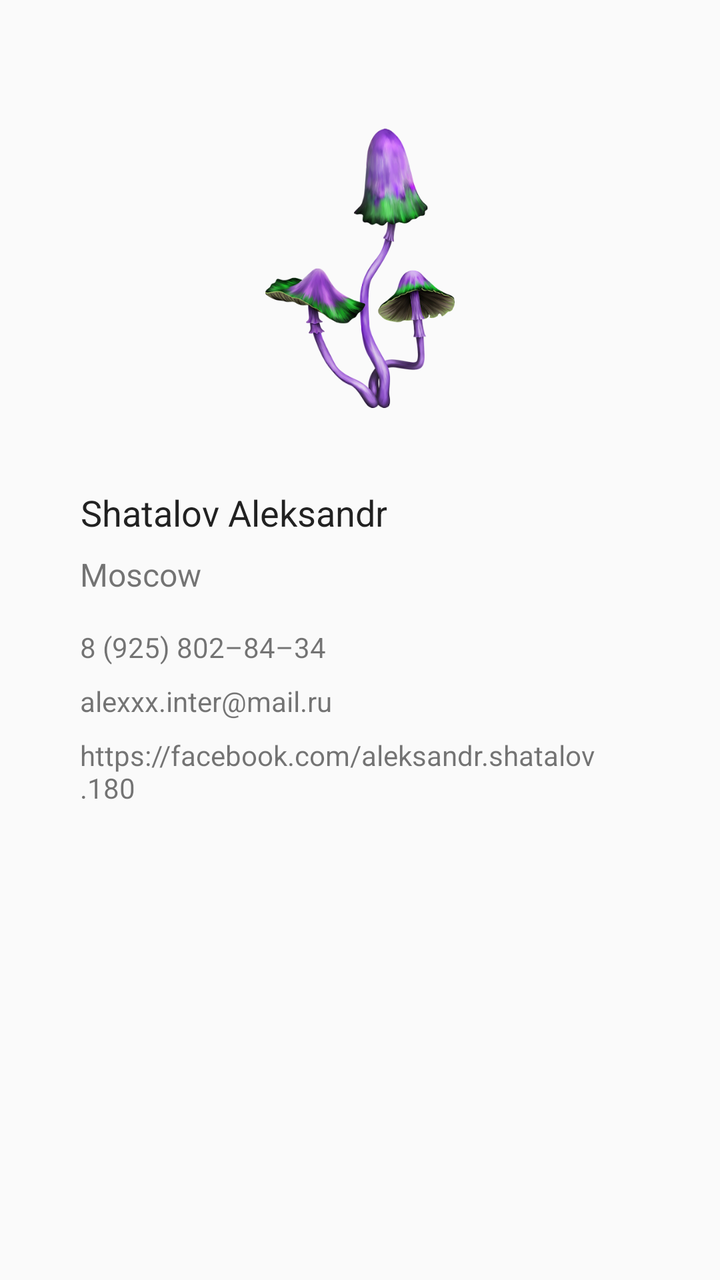
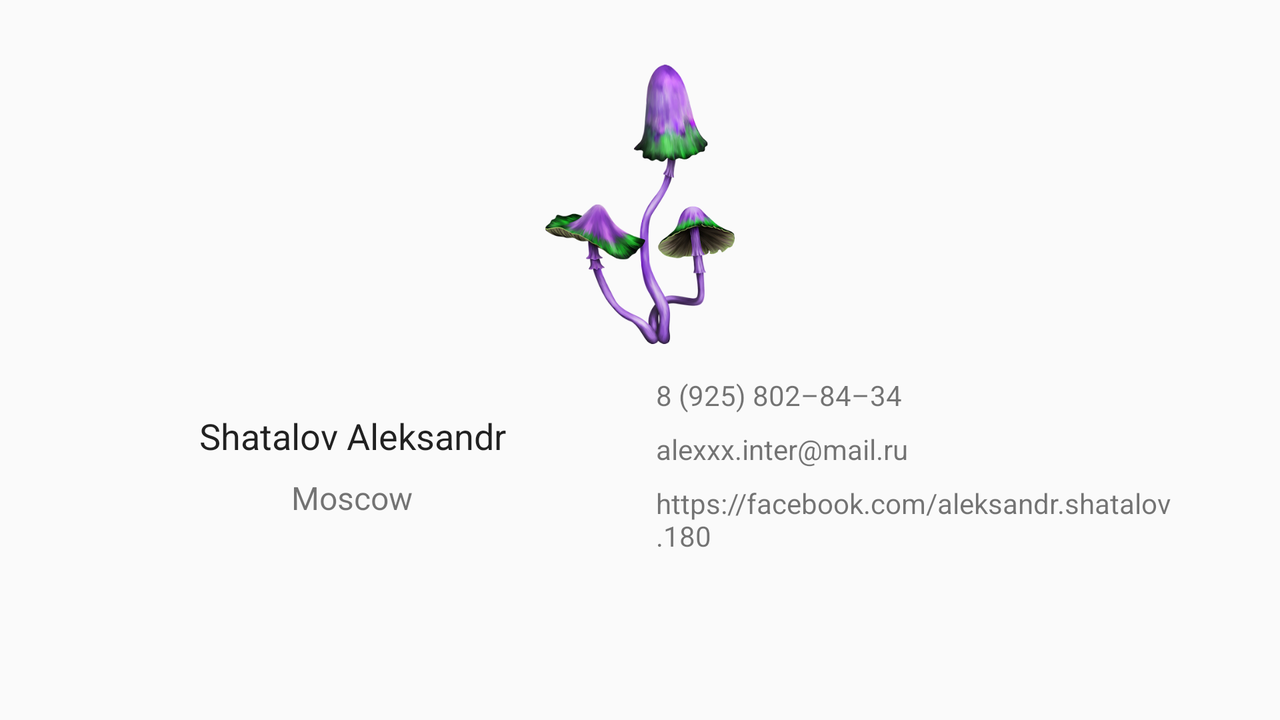

Compare how this app lays out the same screen by default and in its alternative resource folder. The renders come first, then the two layout files and the values they reference.
<!-- AndroidManifest.xml: application theme AppTheme -->
<!-- res/layout/fragment_contacts.xml -->
<android.support.v4.widget.NestedScrollView
    xmlns:android="http://schemas.android.com/apk/res/android"
    android:layout_width="match_parent"
    android:layout_height="match_parent"
    android:fillViewport="true">

    <LinearLayout
        xmlns:android="http://schemas.android.com/apk/res/android"
        xmlns:tools="http://schemas.android.com/tools"
        android:layout_width="match_parent"
        android:layout_height="match_parent"
        android:orientation="vertical"
        android:padding="32dp"
        tools:context="ru.ashhs.cardsdisplayingtask.presentation.contacts.ContactsFragment">

        <ImageView
            android:id="@+id/contactsImage"
            android:layout_width="match_parent"
            android:layout_height="140dp"
            android:layout_marginBottom="32dp"
            android:layout_marginEnd="32dp"
            android:layout_marginStart="32dp"
            android:layout_marginTop="32dp"
            android:contentDescription="@string/contacts_image_description"
            android:src="@drawable/mushrooms"/>

        <TextView
            android:id="@+id/contactsName"
            android:layout_width="wrap_content"
            android:layout_height="wrap_content"
            android:layout_marginEnd="8dp"
            android:layout_marginStart="8dp"
            android:layout_marginTop="8dp"
            android:text="@string/contacts_name"
            android:textAlignment="center"
            android:textColor="?android:attr/textColorPrimary"
            android:textSize="18sp"/>

        <TextView
            android:id="@+id/contactsCity"
            android:layout_width="wrap_content"
            android:layout_height="wrap_content"
            android:layout_marginBottom="8dp"
            android:layout_marginEnd="8dp"
            android:layout_marginStart="8dp"
            android:layout_marginTop="8dp"
            android:text="@string/contacts_city"
            android:textAlignment="center"
            android:textSize="16sp"/>

        <TextView
            android:id="@+id/contactsPhone"
            android:layout_width="wrap_content"
            android:layout_height="wrap_content"
            android:layout_marginEnd="8dp"
            android:layout_marginStart="8dp"
            android:layout_marginTop="8dp"
            android:text="@string/contacts_phone"/>

        <TextView
            android:id="@+id/contactsEmail"
            android:layout_width="wrap_content"
            android:layout_height="wrap_content"
            android:layout_marginEnd="8dp"
            android:layout_marginStart="8dp"
            android:layout_marginTop="8dp"
            android:text="@string/contacts_email"/>

        <TextView
            android:id="@+id/contactsWebsite"
            android:layout_width="wrap_content"
            android:layout_height="wrap_content"
            android:layout_marginBottom="8dp"
            android:layout_marginEnd="8dp"
            android:layout_marginStart="8dp"
            android:layout_marginTop="8dp"
            android:text="@string/contacts_website"/>

    </LinearLayout>
</android.support.v4.widget.NestedScrollView>
<!-- resources referenced by this layout -->
<resources>
  <!-- drawable mushrooms: png bitmap (drawable, 175332 bytes) -->
  <string name="contacts_city">Moscow</string>
  <string name="contacts_email">alexxx.inter@mail.ru</string>
  <string name="contacts_image_description">Mushrooms</string>
  <string name="contacts_name">Shatalov Aleksandr</string>
  <string name="contacts_phone">8 (925) 802–84–34</string>
  <string name="contacts_website">https://facebook.com/aleksandr.shatalov.180</string>
  <style name="AppTheme" parent="Theme.AppCompat.Light.DarkActionBar">
          
          <item name="colorPrimary">@color/colorPrimary</item>
          <item name="colorPrimaryDark">@color/colorPrimaryDark</item>
          <item name="colorAccent">@color/colorAccent</item>
          <item name="colorButtonNormal">@color/colorSecondary</item>
      </style>
  <color name="colorPrimary">#aa00ff</color>
  <color name="colorPrimaryDark">#7200ca</color>
  <color name="colorAccent">#40c4ff</color>
  <color name="colorSecondary">#40c4ff</color>
</resources>
<!-- res/layout-land/fragment_contacts.xml (the repository's variant of the layout above) -->
<!-- drawn on the phone turned sideways -->
<android.support.v4.widget.NestedScrollView
    xmlns:android="http://schemas.android.com/apk/res/android"
    android:layout_width="match_parent"
    android:layout_height="match_parent"
    android:fillViewport="true">

    <LinearLayout
        xmlns:android="http://schemas.android.com/apk/res/android"
        xmlns:app="http://schemas.android.com/apk/res-auto"
        xmlns:tools="http://schemas.android.com/tools"
        android:layout_width="match_parent"
        android:layout_height="match_parent"
        android:orientation="vertical"
        android:padding="32dp"
        tools:context="ru.ashhs.cardsdisplayingtask.presentation.contacts.ContactsFragment">

        <ImageView
            android:id="@+id/contactsImage"
            android:layout_width="match_parent"
            android:layout_height="140dp"
            android:layout_marginEnd="32dp"
            android:layout_marginStart="32dp"
            android:contentDescription="@string/contacts_image_description"
            android:src="@drawable/mushrooms"/>

        <android.support.constraint.ConstraintLayout
            android:layout_width="match_parent"
            android:layout_height="wrap_content"
            android:layout_marginTop="8dp">

            <TextView
                android:id="@+id/contactsName"
                android:layout_width="0dp"
                android:layout_height="wrap_content"
                android:layout_marginEnd="8dp"
                android:layout_marginStart="8dp"
                android:layout_marginTop="8dp"
                android:text="@string/contacts_name"
                android:textAlignment="center"
                android:textColor="?android:attr/textColorPrimary"
                android:textSize="18sp"
                app:layout_constraintBottom_toTopOf="@+id/contactsCity"
                app:layout_constraintEnd_toStartOf="@+id/guideline"
                app:layout_constraintHorizontal_bias="0.5"
                app:layout_constraintStart_toStartOf="parent"
                app:layout_constraintTop_toTopOf="parent"
                app:layout_constraintVertical_bias="0.5"
                app:layout_constraintVertical_chainStyle="packed"/>

            <TextView
                android:id="@+id/contactsCity"
                android:layout_width="0dp"
                android:layout_height="wrap_content"
                android:layout_marginBottom="8dp"
                android:layout_marginEnd="8dp"
                android:layout_marginStart="8dp"
                android:layout_marginTop="8dp"
                android:text="@string/contacts_city"
                android:textAlignment="center"
                android:textSize="16sp"
                app:layout_constraintBottom_toBottomOf="parent"
                app:layout_constraintEnd_toStartOf="@+id/guideline"
                app:layout_constraintHorizontal_bias="0.5"
                app:layout_constraintStart_toStartOf="parent"
                app:layout_constraintTop_toBottomOf="@+id/contactsName"/>

            <android.support.constraint.Guideline
                android:id="@+id/guideline"
                android:layout_width="wrap_content"
                android:layout_height="wrap_content"
                android:orientation="vertical"
                app:layout_constraintGuide_percent="0.5"/>

            <TextView
                android:id="@+id/contactsPhone"
                android:layout_width="0dp"
                android:layout_height="wrap_content"
                android:layout_marginEnd="8dp"
                android:layout_marginStart="8dp"
                android:layout_marginTop="8dp"
                android:text="@string/contacts_phone"
                app:layout_constraintBottom_toTopOf="@+id/contactsEmail"
                app:layout_constraintEnd_toEndOf="parent"
                app:layout_constraintHorizontal_bias="0.5"
                app:layout_constraintStart_toStartOf="@+id/guideline"
                app:layout_constraintTop_toTopOf="parent"
                app:layout_constraintVertical_bias="0.5"
                app:layout_constraintVertical_chainStyle="packed"/>

            <TextView
                android:id="@+id/contactsEmail"
                android:layout_width="0dp"
                android:layout_height="wrap_content"
                android:layout_marginEnd="8dp"
                android:layout_marginStart="8dp"
                android:layout_marginTop="8dp"
                android:text="@string/contacts_email"
                app:layout_constraintBottom_toTopOf="@+id/contactsWebsite"
                app:layout_constraintEnd_toEndOf="parent"
                app:layout_constraintHorizontal_bias="0.5"
                app:layout_constraintStart_toStartOf="@+id/guideline"
                app:layout_constraintTop_toBottomOf="@+id/contactsPhone"/>

            <TextView
                android:id="@+id/contactsWebsite"
                android:layout_width="0dp"
                android:layout_height="wrap_content"
                android:layout_marginBottom="8dp"
                android:layout_marginEnd="8dp"
                android:layout_marginStart="8dp"
                android:layout_marginTop="8dp"
                android:text="@string/contacts_website"
                app:layout_constraintBottom_toBottomOf="parent"
                app:layout_constraintEnd_toEndOf="parent"
                app:layout_constraintHorizontal_bias="0.5"
                app:layout_constraintStart_toStartOf="@+id/guideline"
                app:layout_constraintTop_toBottomOf="@+id/contactsEmail"/>

        </android.support.constraint.ConstraintLayout>
    </LinearLayout>
</android.support.v4.widget.NestedScrollView>
